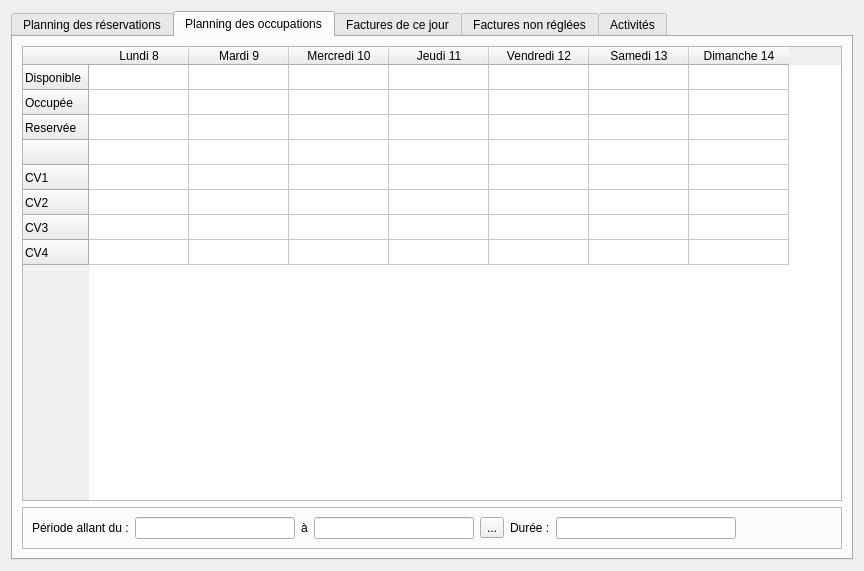
<?xml version="1.0" encoding="UTF-8"?>
<ui version="4.0">
 <class>MdiPlanning</class>
 <widget class="QWidget" name="MdiPlanning">
  <property name="geometry">
   <rect>
    <x>0</x>
    <y>0</y>
    <width>864</width>
    <height>571</height>
   </rect>
  </property>
  <property name="windowTitle">
   <string>Form</string>
  </property>
  <layout class="QGridLayout" name="gridLayout_2">
   <item row="0" column="0">
    <widget class="QTabWidget" name="tabWidget">
     <property name="currentIndex">
      <number>1</number>
     </property>
     <widget class="QWidget" name="tab">
      <attribute name="title">
       <string>Planning des réservations</string>
      </attribute>
      <layout class="QGridLayout" name="gridLayout_5">
       <item row="0" column="0">
        <widget class="QTableWidget" name="tableWidgetPlanning">
         <property name="selectionMode">
          <enum>QAbstractItemView::ContiguousSelection</enum>
         </property>
         <attribute name="verticalHeaderDefaultSectionSize">
          <number>25</number>
         </attribute>
         <attribute name="verticalHeaderDefaultSectionSize">
          <number>25</number>
         </attribute>
         <row>
          <property name="text">
           <string>Disponible</string>
          </property>
         </row>
         <row>
          <property name="text">
           <string>Occupée</string>
          </property>
         </row>
         <row>
          <property name="text">
           <string>Reservée</string>
          </property>
         </row>
         <row>
          <property name="text">
           <string/>
          </property>
         </row>
         <row>
          <property name="text">
           <string>CV1</string>
          </property>
         </row>
         <row>
          <property name="text">
           <string>CV2</string>
          </property>
         </row>
         <row>
          <property name="text">
           <string>CV3</string>
          </property>
         </row>
         <row>
          <property name="text">
           <string>CV4</string>
          </property>
         </row>
         <column>
          <property name="text">
           <string>Lundi 8</string>
          </property>
         </column>
         <column>
          <property name="text">
           <string>Mardi 9</string>
          </property>
         </column>
         <column>
          <property name="text">
           <string>Mercredi 10</string>
          </property>
         </column>
         <column>
          <property name="text">
           <string>Jeudi 11</string>
          </property>
         </column>
         <column>
          <property name="text">
           <string>Vendredi 12</string>
          </property>
         </column>
         <column>
          <property name="text">
           <string>Samedi 13</string>
          </property>
         </column>
         <column>
          <property name="text">
           <string>Dimanche 14</string>
          </property>
         </column>
        </widget>
       </item>
       <item row="1" column="0">
        <widget class="QFrame" name="frame">
         <property name="frameShape">
          <enum>QFrame::StyledPanel</enum>
         </property>
         <property name="frameShadow">
          <enum>QFrame::Raised</enum>
         </property>
         <layout class="QGridLayout" name="gridLayout">
          <item row="0" column="0">
           <layout class="QFormLayout" name="formLayout">
            <item row="0" column="0">
             <layout class="QHBoxLayout" name="horizontalLayout_3">
              <item>
               <widget class="QLabel" name="label">
                <property name="text">
                 <string>Période allant du :</string>
                </property>
               </widget>
              </item>
              <item>
               <widget class="QLineEdit" name="lineEditDateDebut">
                <property name="minimumSize">
                 <size>
                  <width>160</width>
                  <height>0</height>
                 </size>
                </property>
                <property name="alignment">
                 <set>Qt::AlignRight|Qt::AlignTrailing|Qt::AlignVCenter</set>
                </property>
                <property name="readOnly">
                 <bool>true</bool>
                </property>
               </widget>
              </item>
              <item>
               <widget class="QLabel" name="label_2">
                <property name="text">
                 <string>à</string>
                </property>
               </widget>
              </item>
             </layout>
            </item>
            <item row="0" column="1">
             <layout class="QFormLayout" name="formLayout_2">
              <item row="0" column="0">
               <widget class="QLineEdit" name="lineEditDateFin">
                <property name="minimumSize">
                 <size>
                  <width>160</width>
                  <height>0</height>
                 </size>
                </property>
                <property name="alignment">
                 <set>Qt::AlignRight|Qt::AlignTrailing|Qt::AlignVCenter</set>
                </property>
                <property name="readOnly">
                 <bool>true</bool>
                </property>
               </widget>
              </item>
              <item row="0" column="1">
               <widget class="QToolButton" name="btn_setPeriodeReserv">
                <property name="text">
                 <string>...</string>
                </property>
               </widget>
              </item>
             </layout>
            </item>
           </layout>
          </item>
          <item row="0" column="1">
           <layout class="QFormLayout" name="formLayout_6">
            <property name="formAlignment">
             <set>Qt::AlignLeading|Qt::AlignLeft|Qt::AlignVCenter</set>
            </property>
            <item row="0" column="0">
             <widget class="QLabel" name="label_3">
              <property name="text">
               <string>Durée :</string>
              </property>
             </widget>
            </item>
            <item row="0" column="1">
             <widget class="QLineEdit" name="lineEditDuree">
              <property name="maximumSize">
               <size>
                <width>180</width>
                <height>16777215</height>
               </size>
              </property>
              <property name="alignment">
               <set>Qt::AlignRight|Qt::AlignTrailing|Qt::AlignVCenter</set>
              </property>
              <property name="readOnly">
               <bool>true</bool>
              </property>
             </widget>
            </item>
           </layout>
          </item>
         </layout>
        </widget>
       </item>
      </layout>
     </widget>
     <widget class="QWidget" name="tab_5">
      <attribute name="title">
       <string>Planning des occupations</string>
      </attribute>
      <layout class="QGridLayout" name="gridLayout_8">
       <item row="0" column="0">
        <widget class="QTableWidget" name="tableWidgetPlanningOccup">
         <property name="selectionMode">
          <enum>QAbstractItemView::ContiguousSelection</enum>
         </property>
         <attribute name="verticalHeaderDefaultSectionSize">
          <number>25</number>
         </attribute>
         <attribute name="verticalHeaderDefaultSectionSize">
          <number>25</number>
         </attribute>
         <row>
          <property name="text">
           <string>Disponible</string>
          </property>
         </row>
         <row>
          <property name="text">
           <string>Occupée</string>
          </property>
         </row>
         <row>
          <property name="text">
           <string>Reservée</string>
          </property>
         </row>
         <row>
          <property name="text">
           <string/>
          </property>
         </row>
         <row>
          <property name="text">
           <string>CV1</string>
          </property>
         </row>
         <row>
          <property name="text">
           <string>CV2</string>
          </property>
         </row>
         <row>
          <property name="text">
           <string>CV3</string>
          </property>
         </row>
         <row>
          <property name="text">
           <string>CV4</string>
          </property>
         </row>
         <column>
          <property name="text">
           <string>Lundi 8</string>
          </property>
         </column>
         <column>
          <property name="text">
           <string>Mardi 9</string>
          </property>
         </column>
         <column>
          <property name="text">
           <string>Mercredi 10</string>
          </property>
         </column>
         <column>
          <property name="text">
           <string>Jeudi 11</string>
          </property>
         </column>
         <column>
          <property name="text">
           <string>Vendredi 12</string>
          </property>
         </column>
         <column>
          <property name="text">
           <string>Samedi 13</string>
          </property>
         </column>
         <column>
          <property name="text">
           <string>Dimanche 14</string>
          </property>
         </column>
        </widget>
       </item>
       <item row="1" column="0">
        <widget class="QFrame" name="frame_2">
         <property name="frameShape">
          <enum>QFrame::StyledPanel</enum>
         </property>
         <property name="frameShadow">
          <enum>QFrame::Raised</enum>
         </property>
         <layout class="QGridLayout" name="gridLayout_7">
          <item row="0" column="0">
           <layout class="QFormLayout" name="formLayout_12">
            <item row="0" column="0">
             <layout class="QHBoxLayout" name="horizontalLayout_2">
              <item>
               <layout class="QHBoxLayout" name="horizontalLayout">
                <item>
                 <widget class="QLabel" name="label_8">
                  <property name="text">
                   <string>Période allant du :</string>
                  </property>
                 </widget>
                </item>
                <item>
                 <widget class="QLineEdit" name="lineEditDateDebutOccup">
                  <property name="minimumSize">
                   <size>
                    <width>160</width>
                    <height>0</height>
                   </size>
                  </property>
                  <property name="alignment">
                   <set>Qt::AlignRight|Qt::AlignTrailing|Qt::AlignVCenter</set>
                  </property>
                  <property name="readOnly">
                   <bool>true</bool>
                  </property>
                 </widget>
                </item>
               </layout>
              </item>
              <item>
               <widget class="QLabel" name="label_9">
                <property name="text">
                 <string>à</string>
                </property>
               </widget>
              </item>
             </layout>
            </item>
            <item row="0" column="1">
             <layout class="QFormLayout" name="formLayout_18">
              <item row="0" column="0">
               <widget class="QLineEdit" name="lineEditDateFinOccup">
                <property name="minimumSize">
                 <size>
                  <width>160</width>
                  <height>0</height>
                 </size>
                </property>
                <property name="alignment">
                 <set>Qt::AlignRight|Qt::AlignTrailing|Qt::AlignVCenter</set>
                </property>
                <property name="readOnly">
                 <bool>true</bool>
                </property>
               </widget>
              </item>
              <item row="0" column="1">
               <widget class="QToolButton" name="btn_setPeriodeOccup">
                <property name="text">
                 <string>...</string>
                </property>
               </widget>
              </item>
             </layout>
            </item>
           </layout>
          </item>
          <item row="0" column="1">
           <layout class="QFormLayout" name="formLayout_19">
            <property name="formAlignment">
             <set>Qt::AlignLeading|Qt::AlignLeft|Qt::AlignVCenter</set>
            </property>
            <item row="0" column="0">
             <widget class="QLabel" name="label_10">
              <property name="text">
               <string>Durée :</string>
              </property>
             </widget>
            </item>
            <item row="0" column="1">
             <widget class="QLineEdit" name="lineEditDureeOccup">
              <property name="maximumSize">
               <size>
                <width>180</width>
                <height>16777215</height>
               </size>
              </property>
              <property name="alignment">
               <set>Qt::AlignRight|Qt::AlignTrailing|Qt::AlignVCenter</set>
              </property>
              <property name="readOnly">
               <bool>true</bool>
              </property>
             </widget>
            </item>
           </layout>
          </item>
         </layout>
        </widget>
       </item>
      </layout>
     </widget>
     <widget class="QWidget" name="tabFacturesDeCeJour">
      <attribute name="title">
       <string>Factures de ce jour</string>
      </attribute>
      <layout class="QGridLayout" name="gridLayout_6">
       <item row="0" column="0" colspan="2">
        <widget class="QTableWidget" name="tableWidgetFacturesDeJour">
         <property name="selectionMode">
          <enum>QAbstractItemView::SingleSelection</enum>
         </property>
         <property name="selectionBehavior">
          <enum>QAbstractItemView::SelectRows</enum>
         </property>
         <attribute name="horizontalHeaderDefaultSectionSize">
          <number>130</number>
         </attribute>
         <attribute name="horizontalHeaderDefaultSectionSize">
          <number>130</number>
         </attribute>
         <column>
          <property name="text">
           <string>ID</string>
          </property>
         </column>
         <column>
          <property name="text">
           <string>Facture</string>
          </property>
         </column>
         <column>
          <property name="text">
           <string>Client</string>
          </property>
         </column>
         <column>
          <property name="text">
           <string>Chambre</string>
          </property>
         </column>
         <column>
          <property name="text">
           <string>Date d'arrivée</string>
          </property>
         </column>
         <column>
          <property name="text">
           <string>Date de départ</string>
          </property>
         </column>
         <column>
          <property name="text">
           <string>Durée</string>
          </property>
         </column>
         <column>
          <property name="text">
           <string>Montant total</string>
          </property>
         </column>
         <column>
          <property name="text">
           <string>Montant payé</string>
          </property>
         </column>
         <column>
          <property name="text">
           <string>Montant restant</string>
          </property>
         </column>
         <column>
          <property name="text">
           <string>Matricule agent</string>
          </property>
         </column>
        </widget>
       </item>
       <item row="1" column="0">
        <layout class="QFormLayout" name="formLayout_14">
         <item row="0" column="0">
          <layout class="QFormLayout" name="formLayout_11">
           <item row="0" column="0">
            <widget class="QLabel" name="label_7">
             <property name="text">
              <string>Montant encaissé total :</string>
             </property>
            </widget>
           </item>
           <item row="0" column="1">
            <widget class="QLineEdit" name="lineEditMontantEncaisse">
             <property name="maximumSize">
              <size>
               <width>150</width>
               <height>16777215</height>
              </size>
             </property>
             <property name="alignment">
              <set>Qt::AlignRight|Qt::AlignTrailing|Qt::AlignVCenter</set>
             </property>
             <property name="readOnly">
              <bool>true</bool>
             </property>
            </widget>
           </item>
          </layout>
         </item>
         <item row="0" column="1">
          <layout class="QFormLayout" name="formLayout_13">
           <item row="0" column="0">
            <widget class="QLabel" name="label_6">
             <property name="text">
              <string>Montant restant total :</string>
             </property>
            </widget>
           </item>
           <item row="0" column="1">
            <widget class="QLineEdit" name="lineEditMontantRestantDeCeJour">
             <property name="maximumSize">
              <size>
               <width>150</width>
               <height>16777215</height>
              </size>
             </property>
             <property name="alignment">
              <set>Qt::AlignRight|Qt::AlignTrailing|Qt::AlignVCenter</set>
             </property>
             <property name="readOnly">
              <bool>true</bool>
             </property>
            </widget>
           </item>
          </layout>
         </item>
        </layout>
       </item>
       <item row="1" column="1">
        <widget class="QPushButton" name="btn_imprimerFactureDeCeJour">
         <property name="maximumSize">
          <size>
           <width>75</width>
           <height>23</height>
          </size>
         </property>
         <property name="layoutDirection">
          <enum>Qt::RightToLeft</enum>
         </property>
         <property name="text">
          <string>Imprimer</string>
         </property>
        </widget>
       </item>
      </layout>
     </widget>
     <widget class="QWidget" name="tabFacturesNonReglees">
      <attribute name="title">
       <string>Factures non réglées</string>
      </attribute>
      <layout class="QGridLayout" name="gridLayout_4">
       <item row="0" column="0" colspan="2">
        <widget class="QTableWidget" name="tableWidgetFactures">
         <property name="selectionMode">
          <enum>QAbstractItemView::SingleSelection</enum>
         </property>
         <property name="selectionBehavior">
          <enum>QAbstractItemView::SelectRows</enum>
         </property>
         <attribute name="horizontalHeaderDefaultSectionSize">
          <number>120</number>
         </attribute>
         <attribute name="horizontalHeaderDefaultSectionSize">
          <number>120</number>
         </attribute>
         <column>
          <property name="text">
           <string>ID</string>
          </property>
         </column>
         <column>
          <property name="text">
           <string>Facture</string>
          </property>
         </column>
         <column>
          <property name="text">
           <string>Client</string>
          </property>
         </column>
         <column>
          <property name="text">
           <string>Chambre</string>
          </property>
         </column>
         <column>
          <property name="text">
           <string>Date d'arrivée</string>
          </property>
         </column>
         <column>
          <property name="text">
           <string>Date de départ</string>
          </property>
         </column>
         <column>
          <property name="text">
           <string>Durée</string>
          </property>
         </column>
         <column>
          <property name="text">
           <string>Montant total</string>
          </property>
         </column>
         <column>
          <property name="text">
           <string>Montant payé</string>
          </property>
         </column>
         <column>
          <property name="text">
           <string>Montant restant</string>
          </property>
         </column>
         <column>
          <property name="text">
           <string>Matricule agent</string>
          </property>
         </column>
        </widget>
       </item>
       <item row="1" column="0">
        <layout class="QFormLayout" name="formLayout_9">
         <item row="0" column="0">
          <widget class="QLabel" name="label_5">
           <property name="text">
            <string>Montant restant total :</string>
           </property>
          </widget>
         </item>
         <item row="0" column="1">
          <widget class="QLineEdit" name="lineEditMontantRestant">
           <property name="maximumSize">
            <size>
             <width>150</width>
             <height>16777215</height>
            </size>
           </property>
           <property name="alignment">
            <set>Qt::AlignRight|Qt::AlignTrailing|Qt::AlignVCenter</set>
           </property>
           <property name="readOnly">
            <bool>true</bool>
           </property>
          </widget>
         </item>
        </layout>
       </item>
       <item row="1" column="1">
        <layout class="QFormLayout" name="formLayout_10">
         <property name="formAlignment">
          <set>Qt::AlignRight|Qt::AlignTop|Qt::AlignTrailing</set>
         </property>
         <property name="rightMargin">
          <number>8</number>
         </property>
         <item row="0" column="0">
          <widget class="QPushButton" name="btn_reglerFacture">
           <property name="minimumSize">
            <size>
             <width>100</width>
             <height>0</height>
            </size>
           </property>
           <property name="maximumSize">
            <size>
             <width>110</width>
             <height>23</height>
            </size>
           </property>
           <property name="layoutDirection">
            <enum>Qt::RightToLeft</enum>
           </property>
           <property name="text">
            <string>Régler la facture</string>
           </property>
          </widget>
         </item>
         <item row="0" column="1">
          <widget class="QPushButton" name="btn_imprimerFacture">
           <property name="maximumSize">
            <size>
             <width>75</width>
             <height>23</height>
            </size>
           </property>
           <property name="layoutDirection">
            <enum>Qt::RightToLeft</enum>
           </property>
           <property name="text">
            <string>Imprimer</string>
           </property>
          </widget>
         </item>
        </layout>
       </item>
      </layout>
     </widget>
     <widget class="QWidget" name="tabActivites">
      <attribute name="title">
       <string>Activités</string>
      </attribute>
      <layout class="QGridLayout" name="gridLayout_3">
       <item row="1" column="0">
        <layout class="QFormLayout" name="formLayout_21">
         <item row="0" column="0">
          <layout class="QFormLayout" name="formLayout_8">
           <item row="0" column="1">
            <widget class="QLineEdit" name="lineEditMontantTotalEncaisse">
             <property name="maximumSize">
              <size>
               <width>133</width>
               <height>16777215</height>
              </size>
             </property>
             <property name="alignment">
              <set>Qt::AlignRight|Qt::AlignTrailing|Qt::AlignVCenter</set>
             </property>
             <property name="readOnly">
              <bool>true</bool>
             </property>
            </widget>
           </item>
           <item row="0" column="0">
            <widget class="QLabel" name="label_4">
             <property name="text">
              <string>Montant total encaissé :</string>
             </property>
            </widget>
           </item>
          </layout>
         </item>
         <item row="0" column="1">
          <layout class="QFormLayout" name="formLayout_20">
           <item row="0" column="0">
            <widget class="QLabel" name="label_11">
             <property name="text">
              <string>Montant total retiré :</string>
             </property>
            </widget>
           </item>
           <item row="0" column="1">
            <widget class="QLineEdit" name="lineEditMontantTotalRetire">
             <property name="maximumSize">
              <size>
               <width>133</width>
               <height>16777215</height>
              </size>
             </property>
             <property name="alignment">
              <set>Qt::AlignRight|Qt::AlignTrailing|Qt::AlignVCenter</set>
             </property>
             <property name="readOnly">
              <bool>true</bool>
             </property>
            </widget>
           </item>
          </layout>
         </item>
        </layout>
       </item>
       <item row="1" column="1">
        <layout class="QFormLayout" name="formLayout_7">
         <property name="formAlignment">
          <set>Qt::AlignRight|Qt::AlignTop|Qt::AlignTrailing</set>
         </property>
         <property name="rightMargin">
          <number>7</number>
         </property>
         <item row="0" column="0">
          <widget class="QPushButton" name="btn_imprimerRecu">
           <property name="maximumSize">
            <size>
             <width>75</width>
             <height>23</height>
            </size>
           </property>
           <property name="layoutDirection">
            <enum>Qt::LeftToRight</enum>
           </property>
           <property name="text">
            <string>Imprimer</string>
           </property>
          </widget>
         </item>
         <item row="0" column="1">
          <widget class="QPushButton" name="btn_cloturer">
           <property name="maximumSize">
            <size>
             <width>75</width>
             <height>23</height>
            </size>
           </property>
           <property name="layoutDirection">
            <enum>Qt::LeftToRight</enum>
           </property>
           <property name="text">
            <string>Clôturer</string>
           </property>
          </widget>
         </item>
        </layout>
       </item>
       <item row="0" column="0" colspan="2">
        <widget class="QTableView" name="tableViewActivites">
         <property name="selectionMode">
          <enum>QAbstractItemView::SingleSelection</enum>
         </property>
         <property name="selectionBehavior">
          <enum>QAbstractItemView::SelectRows</enum>
         </property>
         <attribute name="horizontalHeaderDefaultSectionSize">
          <number>210</number>
         </attribute>
         <attribute name="horizontalHeaderDefaultSectionSize">
          <number>210</number>
         </attribute>
        </widget>
       </item>
      </layout>
     </widget>
    </widget>
   </item>
  </layout>
 </widget>
 <resources/>
 <connections/>
</ui>
